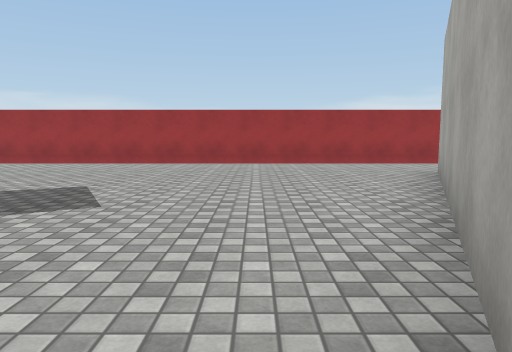
view 1 (above)

23 first-person views from a walk through a Unity game level. The camera is 1.2 m above the floor, tilts 6° down and sees 70° across. The floor is counted in squares, 2 m on a side. Each view is taken from the middle of a square. On the plan, view 1 faces up. The plan holds only what a view shows up to about 10 squares ahead; the rest is blank. Surface patterns are stand-ins for the level's own textures.

view 2
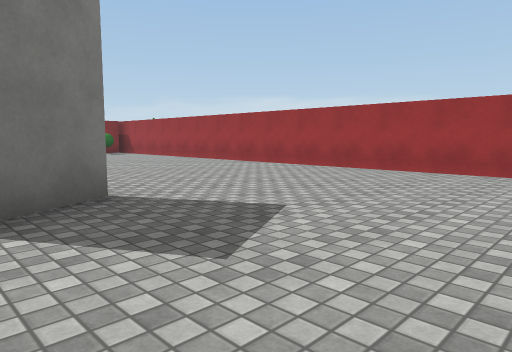

view 3
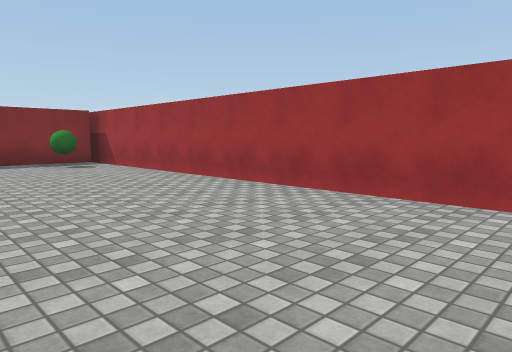

view 4
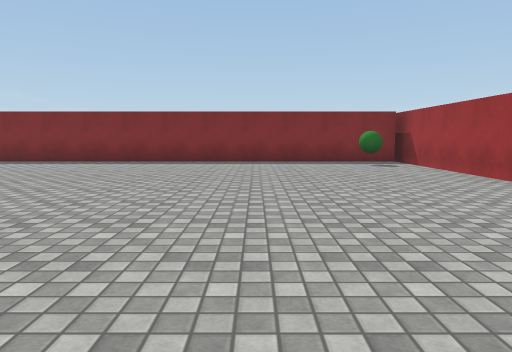

view 5
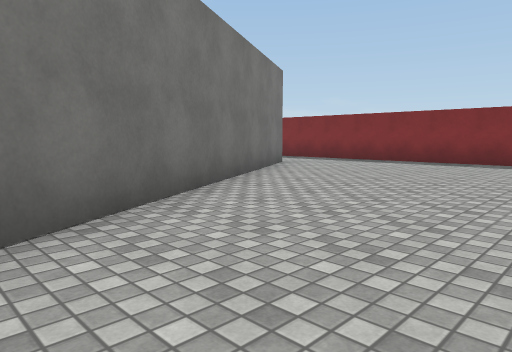

view 6
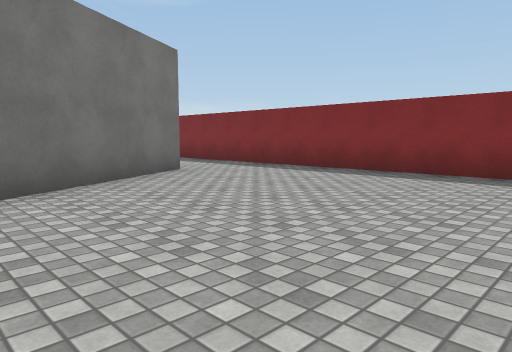

view 7
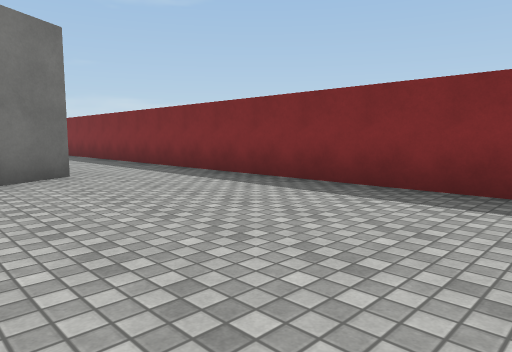

view 8
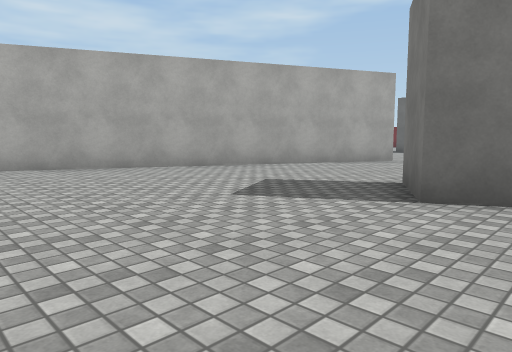

view 9
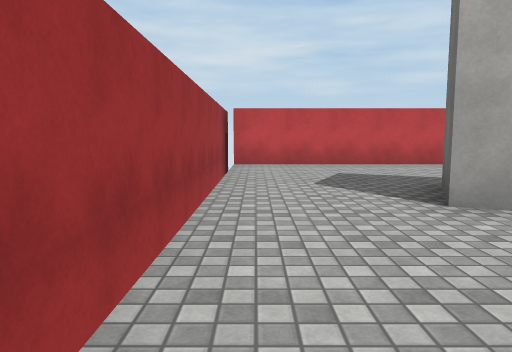

view 10
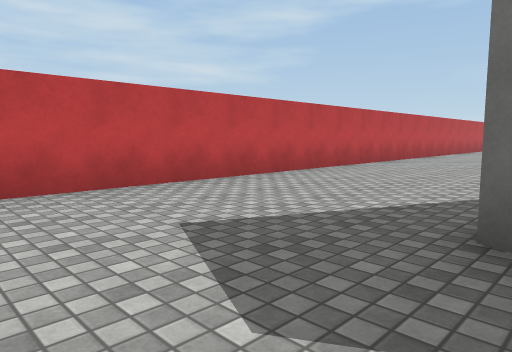

view 11
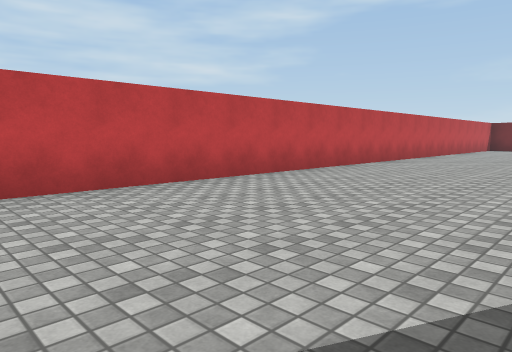

view 12
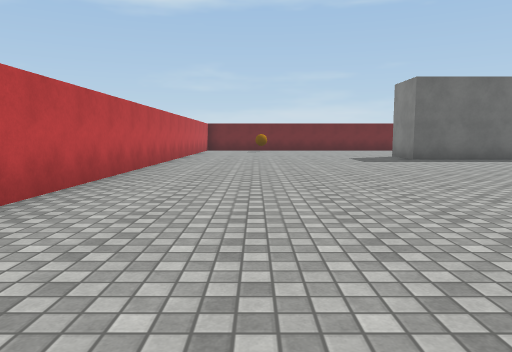

view 13
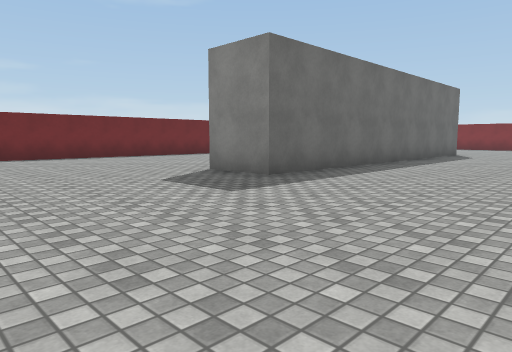

view 14
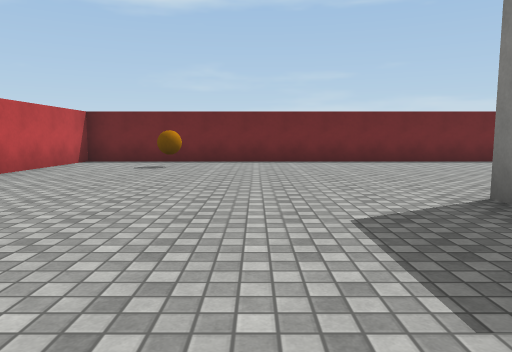

view 15
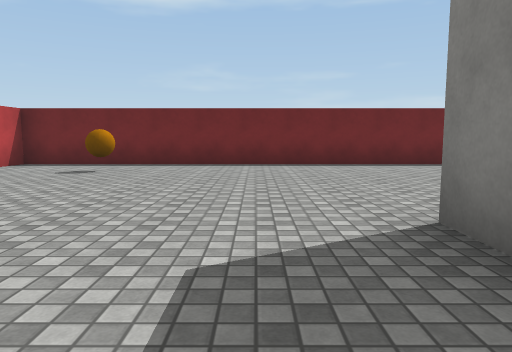

view 16
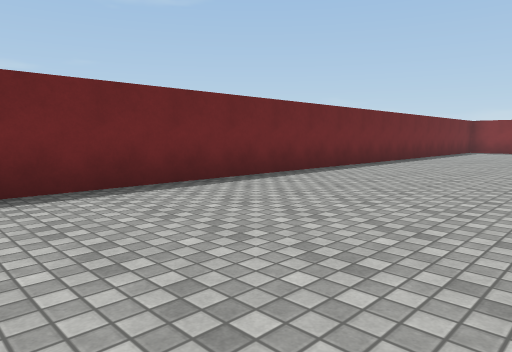

view 17
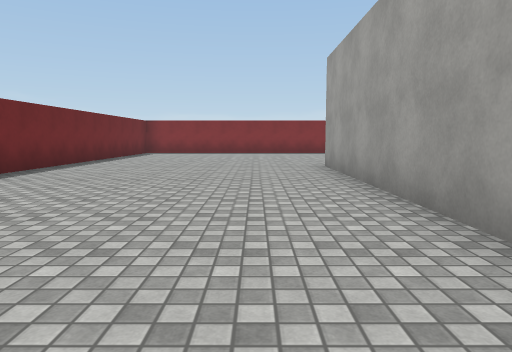

view 18
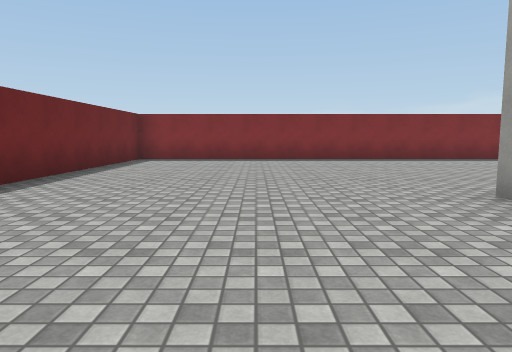

view 19
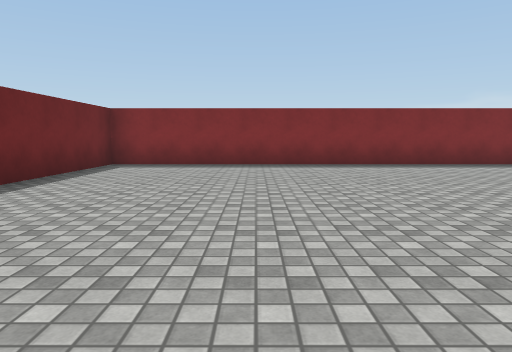

view 20
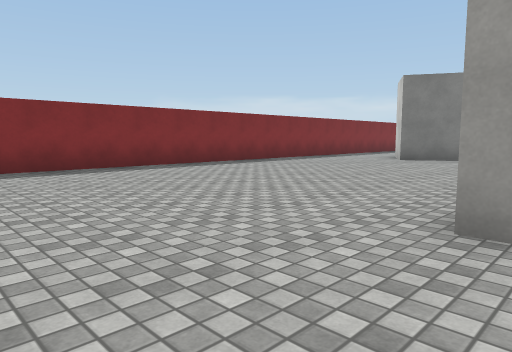

view 21
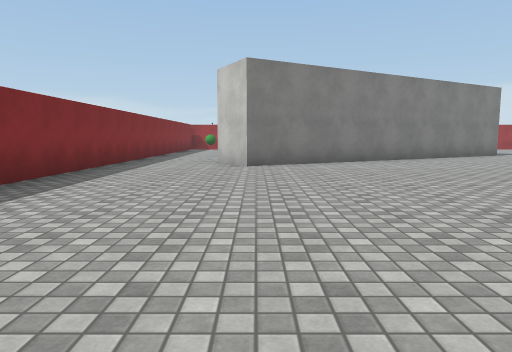

view 22
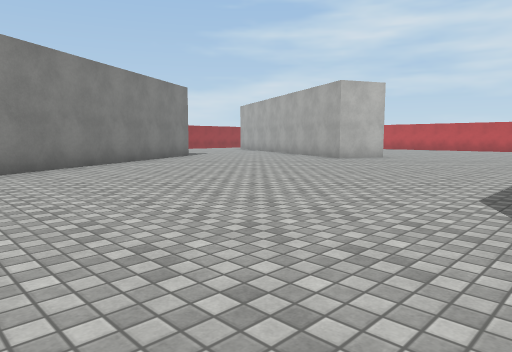

view 23
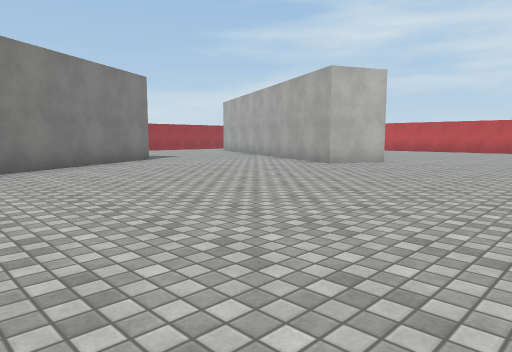

### Floor plan
Points are (right, up) in squares from view 1. A wall is a line through its corners. A room is listed if a view was taken in it or the views show most of it. See-through windows are left out.
Room 1 (views 1, 2, 3, 4, 5, 6, 7, 8, 9)
walls: (-11.2, -2.4) (-11.9, -1) (-3.7, 3.6) (-3, 2.2); (-0.2, -0.9) (3.2, 6.3); (-14.3, 8.6) (-14.3, -2.6); (2.5, 8.7) (-14.9, 8.7)
ways out: opening at (-13, -3) to room 2; opening at (-2.5, -0.2) to room 2; opening at (3.5, 7.5) to room 2
objects: green ball (-13, 8)
Room 2 (views 10, 11, 12, 13, 14, 15, 16, 17, 18, 19, 20, 21, 22, 23)
walls: (-4.2, -8) (1.7, -8) (1.7, -9.6); (-2, -9.5) (-7.8, -9.5); (0.6, -2.9) (-0.8, -2.2) (-0.2, -0.9); (-3, 2.2) (-11.2, -2.4); (8.2, -8.1) (8.2, 8.5); (-14.3, -2.6) (-14.3, -15.2) (8.2, -15.2) (8.2, -12); (3.2, 6.3) (4.6, 5.7); (9, 8.7) (2.5, 8.7)
ways out: opening at (-13, -3) to room 1; opening at (-2.5, -0.2) to room 1; opening at (3.5, 7.5) to room 1
objects: orange ball (6, -14)

Where each view was taken, in squares from view 1:
view 1: 0 up, 0 right, facing up
view 2: 2 up, 0 right, facing up-left
view 3: 5 up, 5 left, facing up-left
view 4: 5 up, 5 left, facing left
view 5: 5 up, 5 left, facing down-left
view 6: 5 up, 8 left, facing down-left
view 7: 5 up, 10 left, facing down-left
view 8: 7 up, 5 left, facing down-right
view 9: 8 up, 0 right, facing right
view 10: 8 up, 4 right, facing down-right
view 11: 4 up, 4 right, facing down-right
view 12: 2 up, 6 right, facing down
view 13: 4 down, 6 right, facing down-left
view 14: 6 down, 4 right, facing down
view 15: 7 down, 3 right, facing down
view 16: 11 down, 2 right, facing down-left
view 17: 11 down, 0 right, facing left
view 18: 12 down, 4 left, facing left
view 19: 12 down, 6 left, facing left
view 20: 12 down, 7 left, facing up-left
view 21: 10 down, 11 left, facing up
view 22: 8 down, 10 left, facing up-right
view 23: 7 down, 8 left, facing up-right
